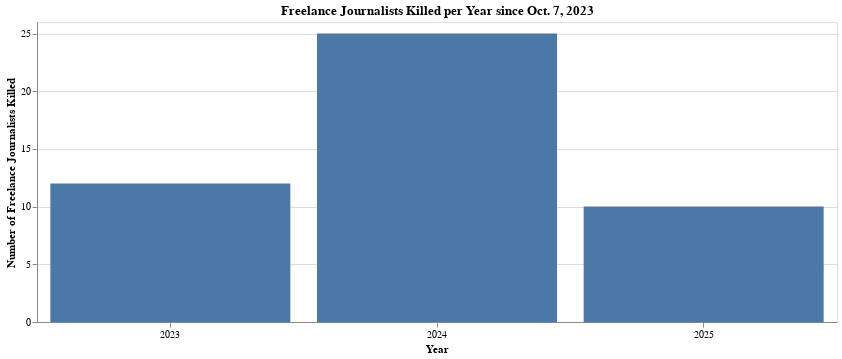

Notebook code cell kept with this figure:
### Code cell
# Create a bar chart for the number of freelance journalists killed per year since Oct. 7, 2023
bar_chart_freelance_killed = alt.Chart(freelance_killed_per_year).mark_bar().encode(
    x=alt.X('Year:O', title='Year', axis=alt.Axis(labelAngle=0)),  # Set x-axis labels horizontal
    y=alt.Y('Freelance Killed:Q', title='Number of Freelance Journalists Killed'),
    #color=alt.Color('Freelance Killed:Q', scale=alt.Scale(scheme='blues')),  # Light-to-dark blue shades
    tooltip=['Year', 'Freelance Killed']  # Add hover tooltip
).properties(
    title='Freelance Journalists Killed per Year since Oct. 7, 2023',
    width=800  # Make the chart wider
).interactive()  # Enable hover interaction

# Display the bar chart
bar_chart_freelance_killed.show()

### Figure 1 — Vega-Lite specification as saved in the notebook (floating-point values rounded to 4 significant figures)
{"usermeta": {"embedOptions": {"theme": "dark"}}, "config": {"view": {"continuousWidth": 300, "continuousHeight": 300}}, "data": {"name": "data-824c6c98da0d5d0caa48d47805c9a9c6"}, "mark": {"type": "bar"}, "encoding": {"tooltip": [{"field": "Year", "type": "quantitative"}, {"field": "Freelance Killed", "type": "quantitative"}], "x": {"axis": {"labelAngle": 0}, "field": "Year", "title": "Year", "type": "ordinal"}, "y": {"field": "Freelance Killed", "title": "Number of Freelance Journalists Killed", "type": "quantitative"}}, "params": [{"name": "param_2", "select": {"type": "interval", "encodings": ["x", "y"]}, "bind": "scales"}], "title": "Freelance Journalists Killed per Year since Oct. 7, 2023", "width": 800, "$schema": "https://vega.github.io/schema/vega-lite/v5.20.1.json", "datasets": {"data-824c6c98da0d5d0caa48d47805c9a9c6": [{"Year": 2023, "Freelance Killed": 12}, {"Year": 2024, "Freelance Killed": 25}, {"Year": 2025, "Freelance Killed": 10}]}}
